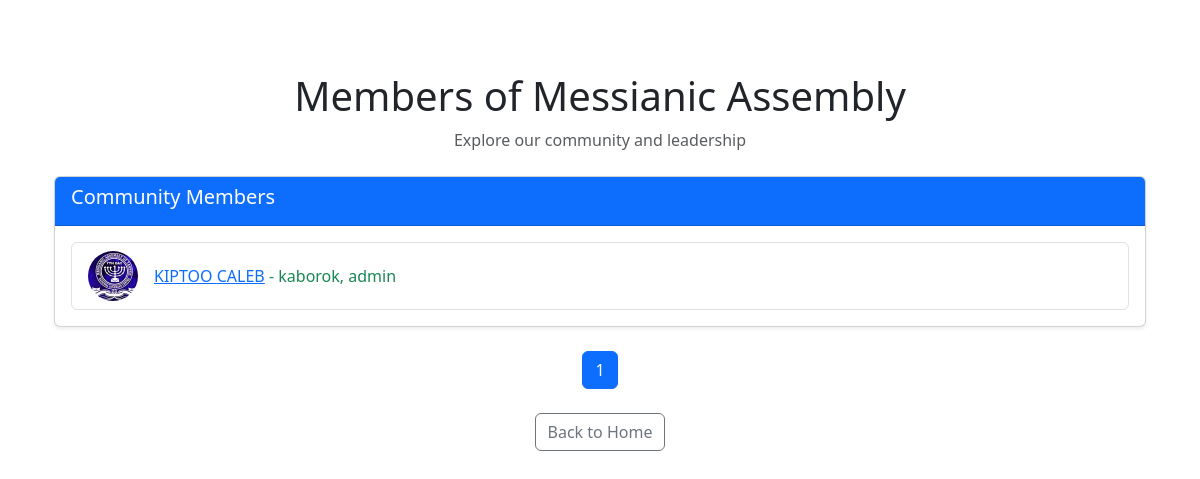
Screenshot of /members (signed in) with the database file from the repository.
### application/models.py (models this page shows, shortened)
class User(db.Model, UserMixin):
    id = db.Column(db.Integer, primary_key=1)
    firstname = db.Column(db.String(20), nullable=False)
    lastname = db.Column(db.String(20),  nullable=False)
    email = db.Column(db.String(120), unique=1, nullable=0)
    username = db.Column(db.String(20), unique=True, nullable=False)
    role = db.Column(db.String(20), nullable=False, default='member')
    branch = db.Column(db.String(20), nullable=False)
    date_of_birth = db.Column(db.Date, nullable=False)
    image_file = db.Column(db.String(20), nullable=False, default='default.jpg')
    password = db.Column(db.String(60), nullable=False)
    posts = db.relationship('Announcement', backref='author', lazy=True)
    def __repr__(self):
        return f"{self.image_file} - {self.firstname} {self.lastname}, {self.branch}-[{self.role}]"

### application/main/routes.py (the view)
@main.route('/members', methods=['GET'])
@login_required
def members():
  page  = request.args.get('page', 1, type=int)
  members = User.query.order_by(User.username.asc()).paginate(page=page, per_page=25)
  return render_template('members.html', title='Member\'s', members=members)

### application/models.py (called while the page is built)
@login_manager.user_loader
def load_user(user_id):
    return User.query.get(int(user_id))

### application/templates/members.html
{% extends "layout.html" %}
{% block content %}
<div class="container py-5">
  <div class="text-center mb-4">
    <h1 class="display-6">Members of Messianic Assembly</h1>
    <p class="text-muted">Explore our community and leadership</p>
  </div>
  <div class="card shadow-sm mb-4">
    <div class="card-header bg-primary text-white">
      <h5>Community Members</h5>
    </div>
    <div class="card-body">
      {% if members %}
        <ul class="list-group">
          {% for member in members %}
            <li class="list-group-item d-flex align-items-center">
              <img src="{{ member.profile_picture_url or url_for('static', filename='profile_pics/' + member.image_file) }}"
                   alt="{{ member }}'s Profile Picture"
                   class="rounded-circle me-3"
                   style="width: 50px; height: 50px; object-fit: cover;">
              <span class="text-success"><a href="#">{{ member.firstname }} {{ member.lastname }}</a> - {{member.branch}}, {{ member.role}}</span>
            </li>
          {% endfor %}
        </ul>
      {% else %}
        <p class="text-muted">No members found.</p>
      {% endif %}
    </div>
  </div>
  {% if members.iter_pages() %}
    <nav aria-label="Members Pagination">
      <ul class="pagination justify-content-center">
        {% for page_num in members.iter_pages() %}
          {% if page_num %}
            <li class="page-item {% if page_num == members.page %}active{% endif %}">
              <a class="page-link" href="{{ url_for('main.members', page=page_num) }}">{{ page_num }}</a>
            </li>
          {% else %}
            <li class="page-item disabled">
              <span class="page-link">...</span>
            </li>
          {% endif %}
        {% endfor %}
      </ul>
    </nav>
  {% endif %}
  <div class="text-center mt-4">
    <a href="{{ url_for('main.home') }}" class="btn btn-outline-secondary">Back to Home</a>
  </div>
</div>
{% endblock content %}

### rows the page displays
User: image_file+firstname+lastname (placeholder picture), firstname "KIPTOO", lastname "CALEB", branch "kaborok", role "admin"

### other values shown
{{ page_num }} "1"
